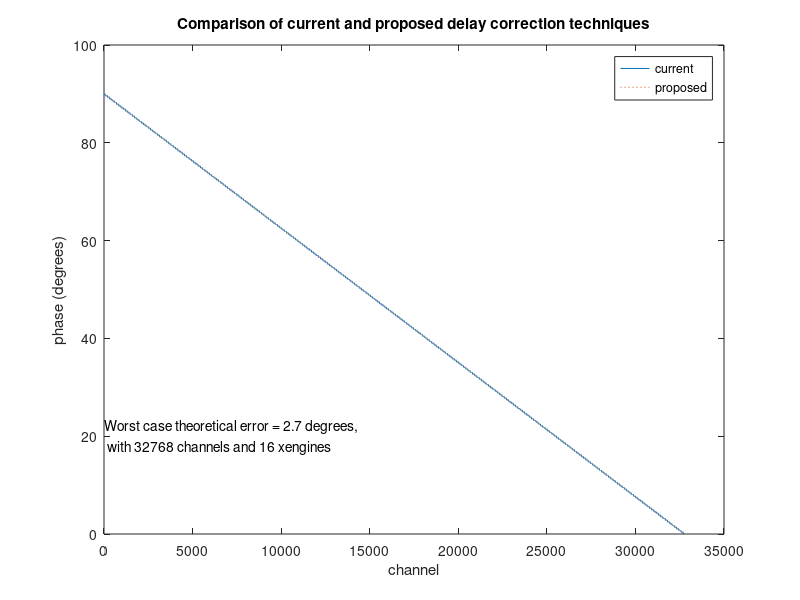

Write MATLAB code to recreate this figure.
% proposal is to implement phase correction by having a base phase
% value for the first frequency, and a phase update to be applied
% for each frequency after that

fft_chans = 2^15; 
fringe_offset = 0.25; %samples
delay = 0.5; %samples
lookup_table_size = 1024; 

signal = randn(1, fft_chans);
signal_fft = fft(signal, fft_chans);

%current solution
indices = [-0.5:1/fft_chans:0.5-1/fft_chans];
lookup_table = exp(j*2*pi*([-(lookup_table_size/2):lookup_table_size/2-1]/lookup_table_size));

phase = ((-1*delay)*indices) + fringe_offset;
table_indices = mod(round(phase*lookup_table_size/2)+lookup_table_size/2, lookup_table_size);
phase_slope = lookup_table(table_indices+1);
%apply delay slope
signal_fft_delayed = signal_fft .* phase_slope;
plot((180/pi)*angle(signal_fft_delayed.*conj(signal_fft)),'-');
hold on;

%proposed solution
initial_phase = delay/2+fringe_offset;
rotator_init = exp(j*pi*initial_phase);
phase_increment = delay/fft_chans;
rotator_inc = exp(-j*pi*phase_increment);
rotators = zeros(1, fft_chans);
rotator = rotator_init;
for n = 1:fft_chans,
    rotator = rotator * rotator_inc;
    rotators(n) = rotator;
end
%apply delay slope
signal_fft_delayed_new = signal_fft.*rotators;    
plot((180/pi)*angle(signal_fft_delayed_new.*conj(signal_fft)),':');
legend({'current','proposed'});
xlabel('channel');
ylabel('phase (degrees)');

% Phase error sources;
% * initial phase error on input data
% * initial base rotator value error 
% * initial phase increment value error accumulated
% * rotator value error accumulated 
% * final phase error on output data
% Assuming rounding, maximum error is half an LSB
% Maximum phase error occurs when all error is in real or imaginary component or complex value

xengs = 16; %maximum error occurs with maximum channels per xengine

%input data from feng
input_bits = 8;
max_input_error_bits = 1/((2^input_bits)+1);
max_input_error_phase = abs(360/(2*pi)*angle(exp(-j*max_input_error_bits)));

%phase accumulator
phase_acc_init_bits = 16; %input resolution
max_phase_acc_init_error_bits = 1/((2^phase_acc_init_bits)+1);
max_phase_acc_init_error_phase = abs(360/(2*pi)*angle(exp(-j*max_phase_acc_init_error_bits)));
phase_acc_bits = 18; %phase accumulator resolution
max_phase_acc_error_bits = 1/((2^phase_acc_bits)+1);
max_phase_acc_error_phase = abs(360/(2*pi)*angle(exp(-j*max_phase_acc_error_bits)));

%phase increment
phase_inc_bits = 16; %input resolution
max_phase_inc_error_bits = 1/((2^phase_inc_bits)+1);
max_phase_inc_error_phase = abs(360/(2*pi)*angle(exp(-j*max_phase_inc_error_bits)));

%output data
output_bits = 8;
max_output_error_bits = 1/((2^output_bits)+1);
max_output_error_phase = abs(360/(2*pi)*angle(exp(-j*max_output_error_bits)));

chans_per_xeng = fft_chans/xengs;
%integrated phase error due to accumulated initial phase error in phase increment value
max_phase_acc_error_phase_inc = chans_per_xeng * max_phase_inc_error_phase;

%integrated phase error due to accumulated phase error in phase accumulator
max_phase_acc_error_phase_acc = chans_per_xeng * max_phase_acc_error_phase;

%maximum theoretical phase error
max_phase_error_worst = max_input_error_phase + max_phase_acc_init_error_phase + max_phase_acc_error_phase_acc + max_phase_acc_error_phase_inc + max_output_error_phase;

title('Comparison of current and proposed delay correction techniques')
text(50,20,sprintf('Worst case theoretical error = %2.1f degrees,\n with %d channels and %d xengines', max_phase_error_worst, fft_chans, xengs));

